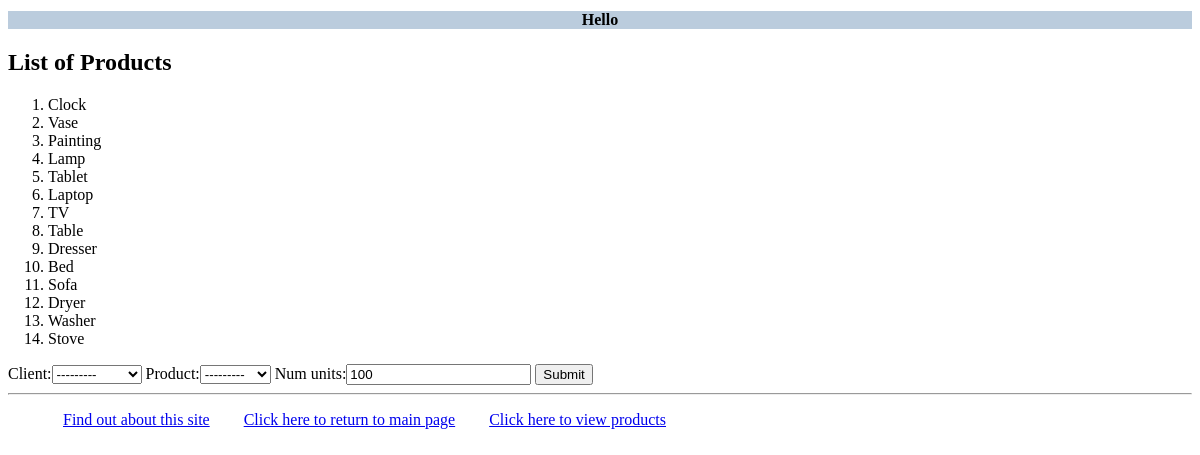
Page /myapp/placeorder/ on the earlier database version.
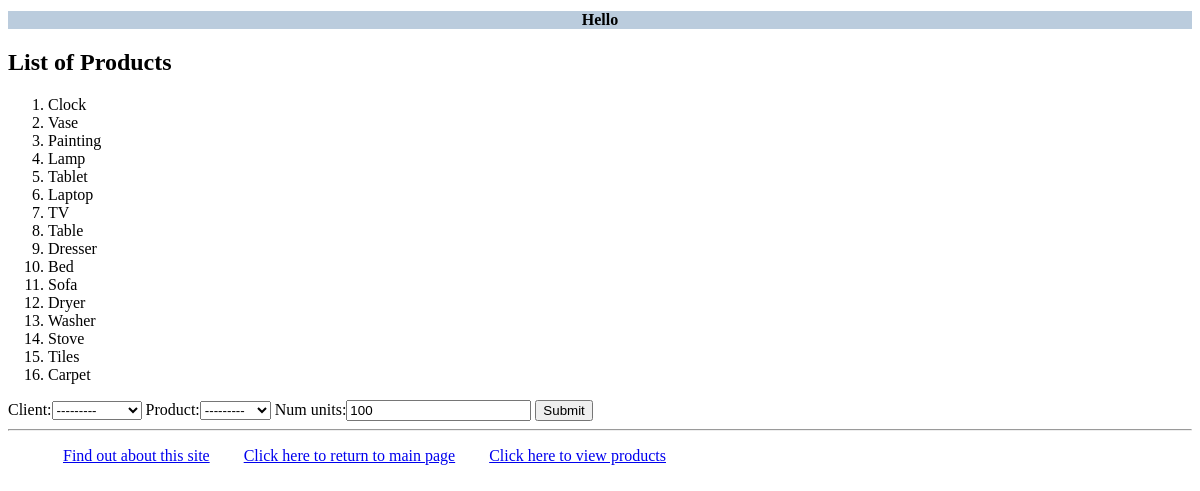
Same page on the later database version.
### myapp/models.py (models this page shows, shortened)
class Product(models.Model):
    category = models.ForeignKey(Category, related_name='products',on_delete=models.CASCADE)
    name = models.CharField(max_length=200)
    price = models.DecimalField(max_digits=10, decimal_places=2)
    stock = models.PositiveIntegerField(default=100)
    available = models.BooleanField(default=True)
    description = models.TextField(blank=True, default='')
    interested = models.PositiveIntegerField(default=0)
    def __str__(self):
        return self.name

### myapp/views.py (the view)
# urls.py: path(r'placeorder/',views.place_order,name='place order'),
def place_order(request):
    msg = ''
    prodlist = Product.objects.all()
    if request.method == 'POST':
        form = OrderForm(request.POST)
        if form.is_valid():
            order = form.save(commit=False)
            if order.num_units <= order.product.stock:
                order.save()
                msg = 'Your order has been placed successfully.'
                order.product.stock -= order.num_units
            else:
                 msg = 'We do not have sufficient stock to fill your order.'
            return render(request, 'myapp/order_response.html', {'msg': msg})
    else:
        form = OrderForm()
    return render(request, 'myapp/placeorder.html', {'form': form, 'msg': msg,
                                                     'prodlist': prodlist})

### myapp/models.py
class OrderForm(ModelForm):
    class Meta:
        model = Order
        fields = ['client','product','num_units']

### myapp/models.py (called while the page is built)
    def __str__(self):
        result = User.get_full_name(self)
        return result

### myapp/templates/myapp/placeorder.html (shortened to what this page needs)
<!DOCTYPE html>
<html lang="en">
<head>
</head>
<body>
{% extends 'myapp/base.html' %}
{% block body_block %}
    {% if prodlist %}
    <h2>List of Products</h2>
    <ol>
        {% for product  in prodlist %}
            <li> {{ product.name}} </li>
        {% endfor %}
    </ol>
{% else %}
    <strong>There are no available products!</strong>
{% endif %}
    <form action="/order_response/" method="post">
    {{ form }}
    <input type="submit" value="Submit">
</form>
{% endblock %}

Differences in the rows shown:
added Product: name "Tiles"
added Product: name "Carpet"
